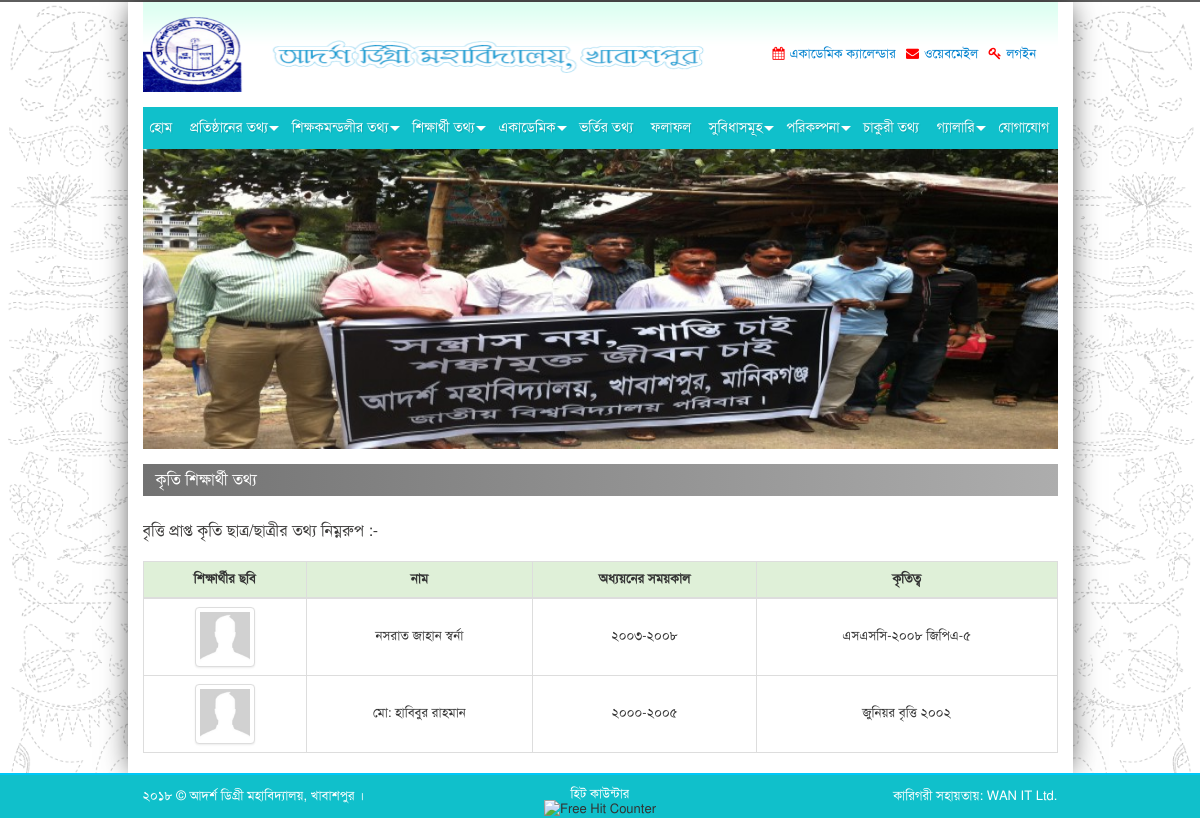
Screenshot of /page/content/student-scholarship with the database file from the repository.
### tables this page shows
CREATE TABLE `tbl_contact` (
  `id` tinyint(1) NOT NULL COMMENT 'PK',
  `school_name` varchar(255) NOT NULL,
  `email` varchar(255) NOT NULL,
  `address` text NOT NULL,
  `google_map` text NOT NULL,
  `logo` varchar(255) NOT NULL
);

CREATE TABLE `tbl_documents` (
  `id` int(10) NOT NULL COMMENT 'PK',
  `slug` varchar(255) NOT NULL,
  `title` varchar(255) NOT NULL,
  `file_name` varchar(255) NOT NULL
);

CREATE TABLE `tbl_static_page` (
  `id` int(10) NOT NULL COMMENT 'PK',
  `slug` varchar(255) NOT NULL,
  `title` varchar(255) NOT NULL,
  `details` text NOT NULL,
  `file_name` varchar(255) NOT NULL
);

CREATE TABLE `tbl_banners` (
  `id` int(10) NOT NULL COMMENT 'PK',
  `page` varchar(255) NOT NULL,
  `file_name` varchar(255) NOT NULL
);

CREATE TABLE `tbl_student_scholarship` (
  `id` int(10) NOT NULL COMMENT 'PK',
  `name` varchar(255) NOT NULL,
  `study_duration` varchar(255) NOT NULL,
  `achievement` text NOT NULL,
  `sorted_order` int(5) NOT NULL,
  `file_name` varchar(255) NOT NULL
);

### application/controllers/Page.php (called while the page is built, shortened)
<?php if (!defined('BASEPATH')) 	exit('Hacking Attempt: Get out of the system ..!');
class Page extends CI_Controller {
	public function content($page = NULL) {
		$this->load->view('header');
		$this->load->view($page);
		$this->load->view('footer');
	}
}

### index.php (called while the page is built, shortened)
<?php
require_once BASEPATH.'core/CodeIgniter.php';

### application/models/Contact_model.php (called while the page is built, shortened)
<?php if (!defined('BASEPATH')) 	exit('Hacking Attempt : Get Out of the system ..!');
class Contact_model extends CI_Model {
	var $table = 'contact';
	public function index() {
		$query = $this->db->get_where($this->table);
		return $query->row();
	}
}

### application/models/Documents_model.php (called while the page is built, shortened)
<?php if (!defined('BASEPATH')) 	exit('Hacking Attempt : Get Out of the system ..!');
class Documents_model extends CI_Model {
	var $table = 'documents';
	public function document_list () {
		$this->db->select('*');
		$this->db->from($this->table);
		$this->db->order_by('id', 'ASC');
		return $this->db->get()->result();
	}
}

### application/models/Static_page_model.php (called while the page is built, shortened)
<?php if (!defined('BASEPATH')) 	exit('Hacking Attempt : Get Out of the system ..!');
class Static_page_model extends CI_Model {
	var $table = 'static_page';
	public function page_list () {
		$this->db->select('*');
		$this->db->from($this->table);
		$this->db->order_by('id', 'ASC');
		return $this->db->get()->result();
	}
}

### application/models/Banners_model.php (called while the page is built, shortened)
<?php if (!defined('BASEPATH')) 	exit('Hacking Attempt : Get Out of the system ..!');
class Banners_model extends CI_Model {
	var $table = 'banners';
	public function banner_by_page ($page=NULL) {
		$this->db->select('*');
		$this->db->from($this->table);
		$this->db->where('page', $page);
		$this->db->order_by('id', 'RANDOM');
		$this->db->limit(1);
		return $this->db->get()->row();
	}
}

### application/models/Student_scholarship_model.php (called while the page is built, shortened)
<?php if (!defined('BASEPATH')) 	exit('Hacking Attempt : Get Out of the system ..!');
class Student_scholarship_model extends CI_Model {
	var $table = 'student_scholarship';
	public function student_list () {
		$this->db->select('*');
		$this->db->from($this->table);
		$this->db->order_by('sorted_order', 'ASC');
		return $this->db->get()->result();
	}
}

### application/helpers/oyo_helper.php (called while the page is built, shortened)
<?php if (!defined('BASEPATH')) 	exit('Hacking Attempt: Get out of the system ..!');
function eng_to_bng($val) {
	$eng = array('0', '1', '2', '3', '4', '5', '6', '7', '8', '9');
	$bng = array('০', '১', '২', '৩', '৪', '৫', '৬', '৭', '৮', '৯');
	return str_ireplace($eng, $bng, $val);
}

### application/views/student-scholarship.php (the view, shortened to what this page needs)
<div class="col-lg-12 col-md-12 col-sm-12 col-xs-12">
	<div id="main-page">
		<div class="row">
			<div class="col-lg-12 col-md-12 col-sm-12 col-xs-12">
				<div class="main-section-leftside">
					<div class="row">
						<div class="col-lg-12 col-md-12 col-sm-12 col-xs-12">
							<div class="inner-page">
								<div class="content">
									<h3 class="head_black">কৃতি শিক্ষার্থী তথ্য</h3>
									<p style="font-size:16px;padding-top:25px;" class="paragraph"> বৃত্তি প্রাপ্ত কৃতি ছাত্র/ছাত্রীর তথ্য নিম্নরুপ :- </p>
									<div class="table-responsive">
										<table style="margin-top:10px;" class="table table-bordered">
											<thead>
												<tr class="success">
													<th> শিক্ষার্থীর ছবি </th>
													<th>নাম</th>
													<th>অধ্যয়নের সময়কাল</th>
													<th>কৃতিত্ব</th>
												</tr>
											</thead>
											<tbody>
												<?php foreach ($this->student_scholarship_model->student_list() as $row) { ?>
													<tr>
														<td class="paragraph2">
															<?php if ($row->file_name) { ?>
																<img width="60" alt="ছবি নাই" class="img-thumbnail" src="<?php echo base_url().'assets/filemanager/student_scholarship/'.$row->file_name;?>">
															<?php } else { ?>
																<img width="60" alt="ছবি নাই" class="img-thumbnail" src="<?php echo base_url().'assets/filemanager/noProfile.png';?>">
															<?php } ?>
														</td>
														<td> <?php echo $row->name; ?> </td>
														<td> <?php echo $row->study_duration; ?> </td>
														<td> <?php echo $row->achievement; ?> </td>
													</tr>
												<?php } ?>
											</tbody>
										</table>
									</div>
								</div>
							</div>
						</div>
					</div>
				</div>
			</div>
		</div>
	</div>
</div>
</div>
</div>
</div>

### application/views/header.php (shortened to what this page needs)
<?php
	$contact = $this->contact_model->index();
	$documents = $this->documents_model->document_list();
	$page_list = $this->static_page_model->page_list();
?>
<!DOCTYPE html>
<html lang="en">
<head>
	<link rel="stylesheet" type="text/css" href="<?php echo base_url().'assets/site/';?>css/bootstrap.min.css">
	<link rel="stylesheet" type="text/css" href="<?php echo base_url().'assets/site/';?>css/bootstrap-theme.min.css" />
	<link rel="stylesheet" type="text/css" href="<?php echo base_url().'assets/site/';?>css/fonts.css" />
	<link rel="stylesheet" type="text/css" href="<?php echo base_url().'assets/site/';?>css/client.css">
	<link rel="stylesheet" type="text/css" href="<?php echo base_url().'assets/site/';?>css/font-awesome.min.css">
	<link rel="stylesheet" type="text/css" href="<?php echo base_url().'assets/site/';?>css/addvertise_scroll.css" />
	<link rel="stylesheet" type="text/css" href="<?php echo base_url().'assets/site/';?>css/vticker.css" />
	<link rel="stylesheet" type="text/css" href="<?php echo base_url().'assets/site/';?>css/menu.css" />
	<link rel="stylesheet" href="https://cdnjs.cloudflare.com/ajax/libs/fancybox/2.1.5/jquery.fancybox.min.css" media="screen">
	<link rel="stylesheet" type="text/css" href="<?php echo base_url().'assets/site/';?>css/styles.css" />
</head>
<body>
<div class="container">
	<div class="row">
		<div id="body_wrapper">
			<div class="col-lg-12 col-md-12 col-sm-12 col-xs-12">
				<div id="header">
					<div class="header_inner">
						<div class="row">
							<div class="col-lg-8 col-md-8 col-sm-8 col-xs-12">
								<div class="logo">
									<a href="<?php echo base_url();?>"><img src="<?php echo base_url().'assets/filemanager/'.$contact->logo;?>"class="img-responsive" alt="<?php echo $contact->school_name;?>"> </a>
								</div>
							</div>
							<div class="col-lg-4 col-md-4 col-sm-4 col-xs-12">
								<div class="header-right">
									<ul>
										<li>
											<div class="calender">
												<?php foreach ($documents as $row) { if (in_array($row->id, array(1))) { ?>
													<a href="<?php echo base_url().'assets/filemanager/documents/'.$row->file_name;?>" target="_blank"><span><i class="fa fa-calendar" aria-hidden="true"></i></span><?php echo $row->title;?></a>
												<?php } } ?>
											</div>
										</li>
										<li>
											<div class="calender">
												<a href="<?php echo base_url().'webmail';?>" target="_blank"><span><i class="fa fa-envelope" aria-hidden="true"></i></span>ওয়েবমেইল</a>
											</div>
										</li>
										<li>
											<div class="calender">
												<a href="<?php echo base_url().'admin-panel';?>" target="_blank"><span><i class="fa fa-key" aria-hidden="true"></i></span>লগইন</a>
											</div>
										</li>
									</ul>
								</div>
							</div>
						</div>
					</div>
				</div>
			</div>
			<div class="col-lg-12 col-md-12 col-sm-12 col-xs-12">
				<div class="navigation">
					<div id='cssmenu'>
						<ul>
							<li><a href='<?php echo base_url();?>'><span>হোম</span></a></li>
							<li class='active has-sub'><a href='#'><span>  প্রতিষ্ঠানের তথ্য </span></a>
							</li>
							<li class='active has-sub'><a href='#'><span>  শিক্ষকমন্ডলীর তথ্য  </span></a>
							</li>
							<li class='active has-sub'><a href='#'><span>  শিক্ষার্থী তথ্য  </span></a>
							</li>
							<li class='active has-sub'><a href='#'><span>  একাডেমিক </span></a>
							</li>
							<?php foreach ($page_list as $row) { if (in_array($row->id, array(5))) { ?>
								<li><a href="<?php echo base_url()."page/single/".$row->slug;?>"><span><?php echo $row->title;?></span></a></li>
							<?php } } ?>
							<li><a href="<?php echo base_url().'page/content/results';?>"><span>ফলাফল </span></a></li>
							<li class='active has-sub'><a href='#'><span> সুবিধাসমূহ  </span></a>
							</li>
							<li class='active has-sub'><a href='#'><span> পরিকল্পনা  </span></a>
							</li>
							<?php foreach ($page_list as $row) { if (in_array($row->id, array(9))) { ?>
								<li><a href="<?php echo base_url()."page/single/".$row->slug;?>"><span><?php echo $row->title;?></span></a></li>
							<?php } } ?>
							<li class='active has-sub'><a href='#'><span> গ্যালারি </span></a>
							</li>
							<li class='last'><a href="<?php echo base_url().'page/content/contact';?>"><span>  যোগাযোগ </span></a></li>
						</ul>
					</div>
				</div>
			</div>
			<?php if($this->uri->segment(1)!=NULL) { ?>
				<div class="col-lg-12 col-md-12 col-sm-12 col-xs-12">
					<div id="banner_inner">
						<?php $banner = $this->banners_model->banner_by_page('অন্যান্য পেইজ'); ?>
						<img style="height:300px;width:100%" src="<?php echo base_url().'assets/filemanager/banners/'.$banner->file_name;?>" class="img-responsive" alt="Slider">
					</div>
				</div>
			<?php } ?>

### application/views/footer.php (shortened to what this page needs)
<?php $contact = $this->contact_model->index(); ?>
<div id="footer">
	<div class="container">
		<div class="row">
			<div class="col-lg-4 col-md-4 col-sm-4 col-xs-12">
				<div class="copy_right">
					<p class="copy_right_p">  <?php echo eng_to_bng(date('Y')). " &copy; ". $contact->school_name; ?>।</p>
				</div>
			</div>
			<div class="col-lg-4 col-md-4 col-sm-4 col-xs-12">
				<div class="hit_counter">
					<p class="paragraph_hit">হিট কাউন্টার</p>
					<div align="center" style="margin-top:-2px;">
						<img border="0" alt="Free Hit Counter" src="http://www.hit-counts.com/counter.php?t=MTM1ODUyOQ==">
					</div>
				</div>
			</div>
			<div class="col-lg-4 col-md-4 col-sm-4 col-xs-12">
				<div class="developed" style="float: right; width:100%;">
					<p class="copy_right_p"  style="float: right">কারিগরী সহায়তায়:<a href="http://wanitltd.com" target="_blank" > WAN IT Ltd.</a> </p>
				</div>
			</div>
		</div>
	</div>
</div>
</body>
</html>

### assets/site/css/menu.css (style rules this page uses)
#cssmenu { position: relative; height: auto; width: auto; font-family: 'SolaimanLipiNormal'; }
#cssmenu ul { list-style: none; padding: 0; margin: 0; line-height: 1; }
#cssmenu > ul { position: relative; display: block; width: 100%; z-index: 500; }
#cssmenu:after, #cssmenu > ul:after { content: "."; display: block; clear: both; visibility: hidden; line-height: 0; height: 0; }
#cssmenu > ul > li { display: inline-block; position: relative; margin: 0; padding: 0; }
#cssmenu ul li a { display: block; font-family: 'SolaimanLipiNormal'; text-decoration: none; }
#cssmenu > ul > li > a { color: #fff; font-family: 'SolaimanLipiNormal'; font-size: 14px; font-weight: 500; padding: 14px 7px; font-weight: 500; text-transform: capitalize; transition: color 0.25s ease-out 0s; text-shadow: 1px 1px 1px rgba(0, 0, 0, 0.12); }
#cssmenu > ul > li.has-sub > a { padding-right: 13px; }
#cssmenu li.has-sub::after { display: block; content: ""; position: absolute; width: 0; height: 0; }
#cssmenu > ul > li.has-sub::after { right: 2px; top: 19px; border: 5px solid transparent; border-top-color: #fff; }

### assets/site/css/styles.css (style rules this page uses)
body { font-family: 'SolaimanLipiNormal'; font-size:13px; background:url(../images/interface/bg_body.gif) no-repeat top center #fff; border-top:2px solid #5e5e5e; background-size: cover; }
* { margin:0; padding:0; outline:none }
img,fieldset { border:0 }
a { text-decoration:none }
ul,li { padding:0px;margin:0px; list-style: none }
h1, h2, h3, h4, h5, h6, p { margin:0; padding:0; font-weight:normal; }
#body_wrapper { width:100%; overflow:hidden; background: #fff; webkit-box-shadow: 0px 0px 27px -4px rgba(0,0,0,0.75); -moz-box-shadow: 0px 0px 27px -4px rgba(0,0,0,0.75); box-shadow: 0px 0px 27px -4px rgba(0,0,0,0.75); margin:0px auto; }
#header { width: 100%; overflow: hidden; background: rgba(0, 0, 0, 0) url("../images/interface/bg_header.gif") repeat-x scroll 0 0; margin: 0 auto; }
.header_inner { width: 100%; overflow: hidden; margin: 0 auto; padding: 15px 0; }
.header-right { width: 100%; overflow: hidden; padding: 15px 0; }
.header-right ul { width: 100%; overflow: hidden; float: right; }
.header-right ul li { float: left; }
.calender a { color: #0082cf; font-size: 13px; font-weight: 400; line-height: 45px; text-decoration: none !important; }
.calender { padding-right: 10px; }
.calender a span { color: #f00; font-weight: 700; padding-right: 5px; }
.navigation { width: 100%; background: #10c0cb ; }
#main-page { width: 100%; overflow: hidden; margin: 15px 0 0 0; }
.main-section-leftside { width: 100%; overflow: hidden; }
#footer { background: #10c0cb none repeat scroll 0 0; border-top: 2px solid #00c7f8; overflow: hidden; width: 100%; }
.paragraph_hit { color: #fff; font-size: 13px; line-height: 16px; padding-top: 11px; text-align: center; }
.copy_right_p { color: #fff; font-size: 13px; line-height: 22px; margin: 0; padding: 10px 0; }
.developed p a { color: #fff; text-decoration: none; }
.inner-page { width: 100%; overflow: hidden; }
.head_black { background: rgba(0, 0, 0, 0) linear-gradient(to right, #727272 0%, #adadad 100%) repeat scroll 0 0; color: #fff; font-size: 16px; line-height: 32px; padding-left: 13px; }
.paragraph { color: #3e3d3c; font-size: 13px; line-height: 20px; padding: 10px 0; text-align: justify; }
.paragraph2 { color: #3e3d3c; font-size: 13px; line-height: 20px; text-align: center; }

### application/views/student-scholarship.php (style rules this page uses)
th, td { text-align: center; vertical-align: middle !important; }

### rows the page displays
tbl_contact: logo (picture), school_name "আদর্শ ডিগ্রী মহাবিদ্যালয়, খাবাশপুর"
tbl_documents: title "একাডেমিক ক্যালেন্ডার"
tbl_static_page: title "ভর্তির তথ্য"
tbl_static_page: title "চাকুরী তথ্য"
tbl_banners: file_name (picture)
tbl_student_scholarship: name "নসরাত জাহান স্বর্না", study_duration "২০০৩-২০০৮", achievement "এসএসসি-২০০৮ জিপিএ-৫"
tbl_student_scholarship: name "মো: হাবিবুর রাহমান", study_duration "২০০০-২০০৫", achievement "জুনিয়র বৃত্তি ২০০২"
